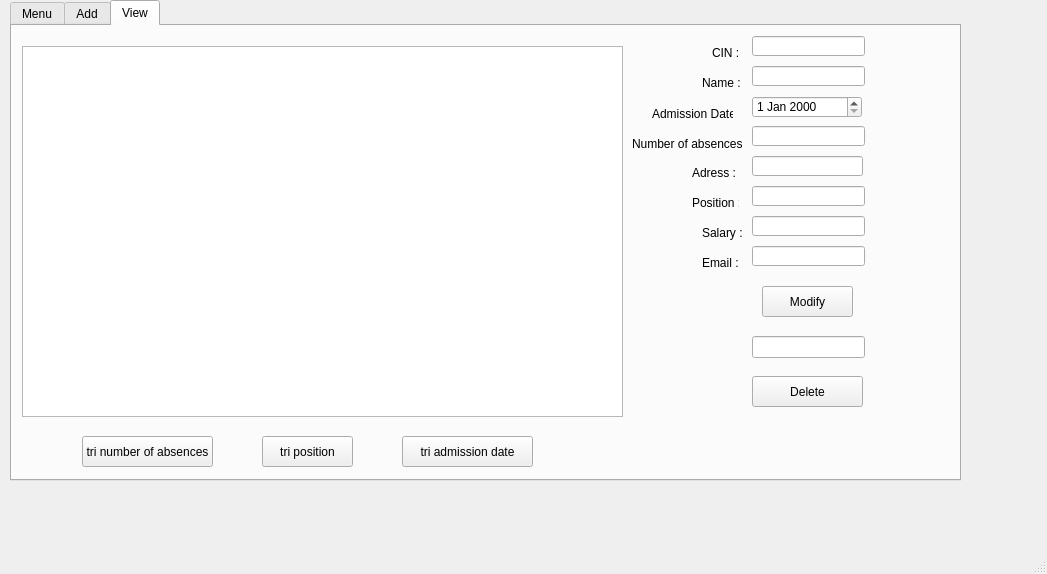
<?xml version="1.0" encoding="UTF-8"?>
<ui version="4.0">
 <class>MainWindow</class>
 <widget class="QMainWindow" name="MainWindow">
  <property name="geometry">
   <rect>
    <x>0</x>
    <y>0</y>
    <width>1047</width>
    <height>574</height>
   </rect>
  </property>
  <property name="windowTitle">
   <string>MainWindow</string>
  </property>
  <widget class="QWidget" name="centralwidget">
   <widget class="QTabWidget" name="Gestion_agents">
    <property name="geometry">
     <rect>
      <x>10</x>
      <y>0</y>
      <width>951</width>
      <height>481</height>
     </rect>
    </property>
    <property name="styleSheet">
     <string notr="true"/>
    </property>
    <property name="currentIndex">
     <number>2</number>
    </property>
    <widget class="QWidget" name="tab_3">
     <attribute name="title">
      <string>Menu</string>
     </attribute>
     <widget class="QGroupBox" name="groupBox">
      <property name="geometry">
       <rect>
        <x>0</x>
        <y>10</y>
        <width>541</width>
        <height>411</height>
       </rect>
      </property>
      <property name="styleSheet">
       <string notr="true">font: 10pt &quot;MS Shell Dlg 2&quot;;
</string>
      </property>
      <property name="title">
       <string>Gestion agents</string>
      </property>
      <widget class="QPushButton" name="pushButton_Chercher">
       <property name="geometry">
        <rect>
         <x>30</x>
         <y>50</y>
         <width>151</width>
         <height>31</height>
        </rect>
       </property>
       <property name="text">
        <string>Search for agent</string>
       </property>
      </widget>
      <widget class="QPushButton" name="pushButton_2">
       <property name="geometry">
        <rect>
         <x>10</x>
         <y>340</y>
         <width>71</width>
         <height>31</height>
        </rect>
       </property>
       <property name="text">
        <string>Return</string>
       </property>
      </widget>
      <widget class="QPushButton" name="print">
       <property name="geometry">
        <rect>
         <x>200</x>
         <y>50</y>
         <width>151</width>
         <height>31</height>
        </rect>
       </property>
       <property name="text">
        <string>Print payment sheet</string>
       </property>
      </widget>
      <widget class="QLineEdit" name="lineEditchercher">
       <property name="geometry">
        <rect>
         <x>42</x>
         <y>110</y>
         <width>121</width>
         <height>31</height>
        </rect>
       </property>
      </widget>
      <widget class="QTableView" name="tab_recherche">
       <property name="geometry">
        <rect>
         <x>200</x>
         <y>110</y>
         <width>291</width>
         <height>192</height>
        </rect>
       </property>
      </widget>
      <widget class="QPushButton" name="statistics">
       <property name="geometry">
        <rect>
         <x>390</x>
         <y>50</y>
         <width>111</width>
         <height>31</height>
        </rect>
       </property>
       <property name="text">
        <string>Statistics</string>
       </property>
      </widget>
     </widget>
    </widget>
    <widget class="QWidget" name="tab">
     <attribute name="title">
      <string>Add</string>
     </attribute>
     <widget class="QGroupBox" name="groupBox_2">
      <property name="geometry">
       <rect>
        <x>-10</x>
        <y>-20</y>
        <width>541</width>
        <height>411</height>
       </rect>
      </property>
      <property name="styleSheet">
       <string notr="true">font: 11pt &quot;MS Shell Dlg 2&quot;;
font: 9pt &quot;MS Shell Dlg 2&quot;;</string>
      </property>
      <property name="title">
       <string>Ajouter agent</string>
      </property>
      <widget class="QLabel" name="Ajout_cin">
       <property name="geometry">
        <rect>
         <x>50</x>
         <y>40</y>
         <width>61</width>
         <height>21</height>
        </rect>
       </property>
       <property name="styleSheet">
        <string notr="true">font: 10pt &quot;Palatino Linotype&quot;;</string>
       </property>
       <property name="text">
        <string>CIN</string>
       </property>
      </widget>
      <widget class="QLabel" name="admissiondate">
       <property name="geometry">
        <rect>
         <x>50</x>
         <y>110</y>
         <width>101</width>
         <height>31</height>
        </rect>
       </property>
       <property name="styleSheet">
        <string notr="true">font: 10pt &quot;Palatino Linotype&quot;;</string>
       </property>
       <property name="text">
        <string>Admission date</string>
       </property>
      </widget>
      <widget class="QLabel" name="Ajout_nom">
       <property name="geometry">
        <rect>
         <x>50</x>
         <y>80</y>
         <width>51</width>
         <height>21</height>
        </rect>
       </property>
       <property name="styleSheet">
        <string notr="true">font: 10pt &quot;Palatino Linotype&quot;;</string>
       </property>
       <property name="text">
        <string>Name</string>
       </property>
      </widget>
      <widget class="QLabel" name="email">
       <property name="geometry">
        <rect>
         <x>50</x>
         <y>320</y>
         <width>111</width>
         <height>21</height>
        </rect>
       </property>
       <property name="styleSheet">
        <string notr="true">font: 10pt &quot;Palatino Linotype&quot;;</string>
       </property>
       <property name="text">
        <string>Email</string>
       </property>
      </widget>
      <widget class="QLabel" name="numberofabsences">
       <property name="geometry">
        <rect>
         <x>50</x>
         <y>160</y>
         <width>121</width>
         <height>21</height>
        </rect>
       </property>
       <property name="styleSheet">
        <string notr="true">font: 10pt &quot;Palatino Linotype&quot;;</string>
       </property>
       <property name="text">
        <string>Number of absences</string>
       </property>
      </widget>
      <widget class="QLineEdit" name="lineEditCIN">
       <property name="geometry">
        <rect>
         <x>210</x>
         <y>40</y>
         <width>113</width>
         <height>22</height>
        </rect>
       </property>
       <property name="maxLength">
        <number>99999999</number>
       </property>
      </widget>
      <widget class="QLineEdit" name="lineEdit_name">
       <property name="geometry">
        <rect>
         <x>210</x>
         <y>80</y>
         <width>113</width>
         <height>22</height>
        </rect>
       </property>
      </widget>
      <widget class="QLineEdit" name="lineEdit_numberofabsences">
       <property name="geometry">
        <rect>
         <x>210</x>
         <y>160</y>
         <width>113</width>
         <height>22</height>
        </rect>
       </property>
      </widget>
      <widget class="QLineEdit" name="lineEdit_adress">
       <property name="geometry">
        <rect>
         <x>210</x>
         <y>200</y>
         <width>113</width>
         <height>22</height>
        </rect>
       </property>
      </widget>
      <widget class="QPushButton" name="comfirm">
       <property name="geometry">
        <rect>
         <x>430</x>
         <y>250</y>
         <width>93</width>
         <height>28</height>
        </rect>
       </property>
       <property name="text">
        <string>Comfirm</string>
       </property>
      </widget>
      <widget class="QPushButton" name="return_2">
       <property name="geometry">
        <rect>
         <x>430</x>
         <y>140</y>
         <width>93</width>
         <height>28</height>
        </rect>
       </property>
       <property name="text">
        <string>Return</string>
       </property>
      </widget>
      <widget class="QLabel" name="position">
       <property name="geometry">
        <rect>
         <x>50</x>
         <y>240</y>
         <width>51</width>
         <height>21</height>
        </rect>
       </property>
       <property name="styleSheet">
        <string notr="true">font: 10pt &quot;Palatino Linotype&quot;;</string>
       </property>
       <property name="text">
        <string>Position</string>
       </property>
      </widget>
      <widget class="QLabel" name="salary">
       <property name="geometry">
        <rect>
         <x>50</x>
         <y>280</y>
         <width>51</width>
         <height>21</height>
        </rect>
       </property>
       <property name="styleSheet">
        <string notr="true">font: 10pt &quot;Palatino Linotype&quot;;</string>
       </property>
       <property name="text">
        <string>Salary</string>
       </property>
      </widget>
      <widget class="QLabel" name="adress">
       <property name="geometry">
        <rect>
         <x>50</x>
         <y>200</y>
         <width>51</width>
         <height>21</height>
        </rect>
       </property>
       <property name="styleSheet">
        <string notr="true">font: 10pt &quot;Palatino Linotype&quot;;</string>
       </property>
       <property name="text">
        <string>Adress</string>
       </property>
      </widget>
      <widget class="QLineEdit" name="lineEdit_Salary">
       <property name="geometry">
        <rect>
         <x>210</x>
         <y>280</y>
         <width>113</width>
         <height>22</height>
        </rect>
       </property>
      </widget>
      <widget class="QLineEdit" name="lineEdit_email">
       <property name="geometry">
        <rect>
         <x>210</x>
         <y>320</y>
         <width>113</width>
         <height>22</height>
        </rect>
       </property>
      </widget>
      <widget class="QLineEdit" name="lineEdit_position">
       <property name="geometry">
        <rect>
         <x>210</x>
         <y>240</y>
         <width>113</width>
         <height>22</height>
        </rect>
       </property>
      </widget>
      <widget class="QDateEdit" name="dateEdit">
       <property name="geometry">
        <rect>
         <x>210</x>
         <y>120</y>
         <width>110</width>
         <height>22</height>
        </rect>
       </property>
      </widget>
     </widget>
    </widget>
    <widget class="QWidget" name="tab_2">
     <attribute name="title">
      <string>View</string>
     </attribute>
     <widget class="QTableView" name="tab_agents">
      <property name="geometry">
       <rect>
        <x>10</x>
        <y>20</y>
        <width>601</width>
        <height>371</height>
       </rect>
      </property>
      <property name="styleSheet">
       <string notr="true">font: 8pt &quot;Microsoft YaHei UI&quot;;</string>
      </property>
     </widget>
     <widget class="QPushButton" name="modify">
      <property name="geometry">
       <rect>
        <x>750</x>
        <y>260</y>
        <width>91</width>
        <height>31</height>
       </rect>
      </property>
      <property name="text">
       <string>Modify</string>
      </property>
     </widget>
     <widget class="QLineEdit" name="lineEditsupprimer">
      <property name="geometry">
       <rect>
        <x>740</x>
        <y>310</y>
        <width>113</width>
        <height>22</height>
       </rect>
      </property>
     </widget>
     <widget class="QPushButton" name="pushButton_supprimer">
      <property name="geometry">
       <rect>
        <x>740</x>
        <y>350</y>
        <width>111</width>
        <height>31</height>
       </rect>
      </property>
      <property name="text">
       <string>Delete</string>
      </property>
     </widget>
     <widget class="QLabel" name="label">
      <property name="geometry">
       <rect>
        <x>700</x>
        <y>20</y>
        <width>47</width>
        <height>14</height>
       </rect>
      </property>
      <property name="text">
       <string>CIN :</string>
      </property>
     </widget>
     <widget class="QLabel" name="label_2">
      <property name="geometry">
       <rect>
        <x>640</x>
        <y>80</y>
        <width>81</width>
        <height>16</height>
       </rect>
      </property>
      <property name="text">
       <string>Admission Date :</string>
      </property>
     </widget>
     <widget class="QLabel" name="label_3">
      <property name="geometry">
       <rect>
        <x>690</x>
        <y>50</y>
        <width>47</width>
        <height>14</height>
       </rect>
      </property>
      <property name="text">
       <string>Name :</string>
      </property>
     </widget>
     <widget class="QLabel" name="label_4">
      <property name="geometry">
       <rect>
        <x>620</x>
        <y>110</y>
        <width>111</width>
        <height>16</height>
       </rect>
      </property>
      <property name="text">
       <string>Number of absences :</string>
      </property>
     </widget>
     <widget class="QLabel" name="label_5">
      <property name="geometry">
       <rect>
        <x>680</x>
        <y>140</y>
        <width>47</width>
        <height>14</height>
       </rect>
      </property>
      <property name="text">
       <string>Adress :</string>
      </property>
     </widget>
     <widget class="QLabel" name="label_6">
      <property name="geometry">
       <rect>
        <x>680</x>
        <y>170</y>
        <width>47</width>
        <height>14</height>
       </rect>
      </property>
      <property name="text">
       <string>Position :</string>
      </property>
     </widget>
     <widget class="QLabel" name="label_7">
      <property name="geometry">
       <rect>
        <x>690</x>
        <y>200</y>
        <width>47</width>
        <height>14</height>
       </rect>
      </property>
      <property name="text">
       <string>Salary :</string>
      </property>
     </widget>
     <widget class="QLabel" name="label_8">
      <property name="geometry">
       <rect>
        <x>690</x>
        <y>230</y>
        <width>47</width>
        <height>14</height>
       </rect>
      </property>
      <property name="text">
       <string>Email :</string>
      </property>
     </widget>
     <widget class="QLineEdit" name="lineEditcinmodifier">
      <property name="geometry">
       <rect>
        <x>740</x>
        <y>10</y>
        <width>113</width>
        <height>20</height>
       </rect>
      </property>
     </widget>
     <widget class="QLineEdit" name="lineEditnamemodifier">
      <property name="geometry">
       <rect>
        <x>740</x>
        <y>40</y>
        <width>113</width>
        <height>20</height>
       </rect>
      </property>
     </widget>
     <widget class="QLineEdit" name="lineEditnumberofabsencesmodifier">
      <property name="geometry">
       <rect>
        <x>740</x>
        <y>100</y>
        <width>113</width>
        <height>20</height>
       </rect>
      </property>
     </widget>
     <widget class="QLineEdit" name="lineEditadressmodifier">
      <property name="geometry">
       <rect>
        <x>740</x>
        <y>130</y>
        <width>111</width>
        <height>20</height>
       </rect>
      </property>
     </widget>
     <widget class="QLineEdit" name="lineEditpositionmodifier">
      <property name="geometry">
       <rect>
        <x>740</x>
        <y>160</y>
        <width>113</width>
        <height>20</height>
       </rect>
      </property>
     </widget>
     <widget class="QLineEdit" name="lineEditsalarymodifier">
      <property name="geometry">
       <rect>
        <x>740</x>
        <y>190</y>
        <width>113</width>
        <height>20</height>
       </rect>
      </property>
     </widget>
     <widget class="QLineEdit" name="lineEditemailmodifier">
      <property name="geometry">
       <rect>
        <x>740</x>
        <y>220</y>
        <width>113</width>
        <height>20</height>
       </rect>
      </property>
     </widget>
     <widget class="QDateEdit" name="dateEdit_2">
      <property name="geometry">
       <rect>
        <x>740</x>
        <y>70</y>
        <width>110</width>
        <height>22</height>
       </rect>
      </property>
     </widget>
     <widget class="QPushButton" name="triposition">
      <property name="geometry">
       <rect>
        <x>250</x>
        <y>410</y>
        <width>91</width>
        <height>31</height>
       </rect>
      </property>
      <property name="text">
       <string>tri position</string>
      </property>
     </widget>
     <widget class="QPushButton" name="trinumberofabsences">
      <property name="geometry">
       <rect>
        <x>70</x>
        <y>410</y>
        <width>131</width>
        <height>31</height>
       </rect>
      </property>
      <property name="text">
       <string>tri number of absences</string>
      </property>
     </widget>
     <widget class="QPushButton" name="triadmissiondate">
      <property name="geometry">
       <rect>
        <x>390</x>
        <y>410</y>
        <width>131</width>
        <height>31</height>
       </rect>
      </property>
      <property name="text">
       <string>tri admission date</string>
      </property>
     </widget>
    </widget>
   </widget>
  </widget>
  <widget class="QMenuBar" name="menubar">
   <property name="geometry">
    <rect>
     <x>0</x>
     <y>0</y>
     <width>1047</width>
     <height>22</height>
    </rect>
   </property>
  </widget>
  <widget class="QStatusBar" name="statusbar"/>
 </widget>
 <resources/>
 <connections/>
</ui>
